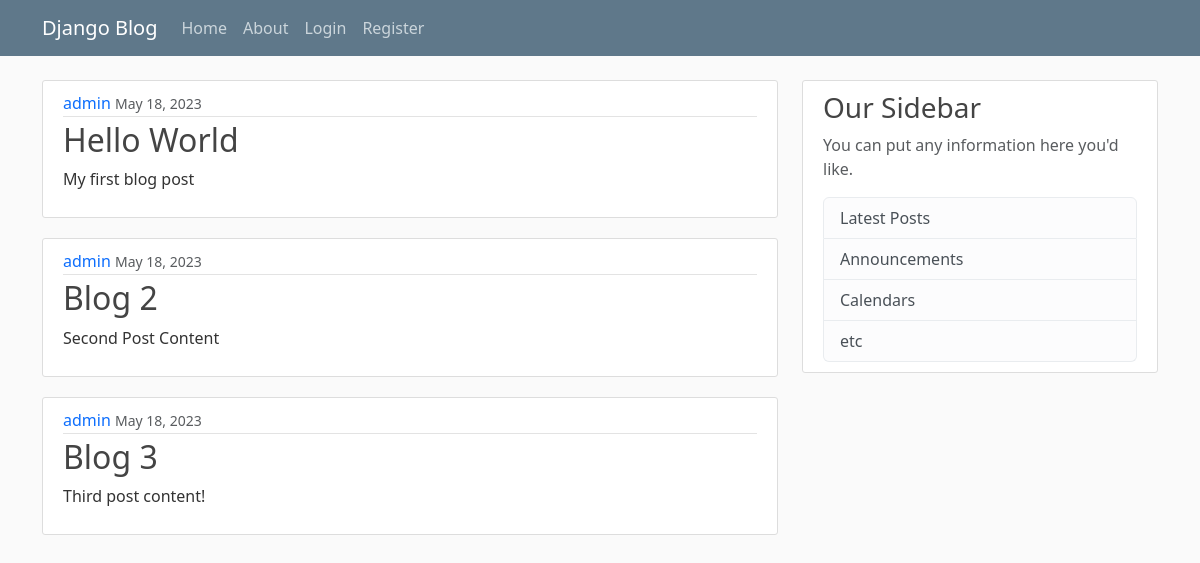
The page / on the database its author committed.
### blog/models.py (models this page shows, shortened)
class Post(models.Model):
    title = models.CharField(max_length=100)
    content = models.TextField()
    date_posted = models.DateTimeField(default=timezone.now)
    author = models.ForeignKey(User, on_delete=models.CASCADE)

### blog/views.py (the view)
# urls.py: path("", views.home, name="blog-home"),
def home(request):
    context = {"posts": Post.objects.all()}
    return render(request, "blog/home.html", context)

### blog/templates/blog/home.html
{% extends 'blog/base.html' %} {% block content %} {% for post in posts %}
<article class="media content-section">
  <div class="media-body">
    <div class="article-metadata">
      <a class="mr-2 text-decoration-none" href="#">{{ post.author }}</a>
      <small class="text-muted">{{ post.date_posted|date:"F d, Y" }}</small>
    </div>
    <h2>
      <a class="article-title text-decoration-none" href="#"
        >{{ post.title }}</a
      >
    </h2>
    <p class="article-content">{{ post.content }}</p>
  </div>
</article>
{%endfor%} {% endblock content %}

### blog/static/blog/main.css (style rules this page uses)
body { background: #fafafa; color: #333333; margin-top: 5rem; }
h1, h2, h3, h4, h5, h6 { color: #444444; }
.content-section { background: #ffffff; padding: 10px 20px; border: 1px solid #dddddd; border-radius: 3px; margin-bottom: 20px; }
.article-title { color: #444444; }
.article-content { white-space: pre-line; }
.article-metadata { padding-bottom: 1px; margin-bottom: 4px; border-bottom: 1px solid #e3e3e3 }

### rows shown on the page
Post: author "admin", date_posted "May 18, 2023", title "Hello World", content "My first blog post"
Post: author "admin", date_posted "May 18, 2023", title "Blog 2", content "Second Post Content"
Post: author "admin", date_posted "May 18, 2023", title "Blog 3", content "Third post content!"
